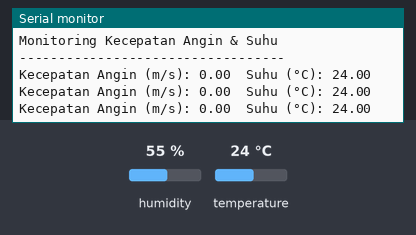
Bench run of a sketch on a simulated Arduino Uno, built with avr-gcc and run on an emulated ATmega328P. On the bench: the last lines printed to the serial monitor. Inputs (shaded band) come from the test bench; at power-on: temperature 24 °C, humidity 55 %.

Above: at 3.8 s.
3.9 s: temperature set to 12 °C
At 5.8 s:
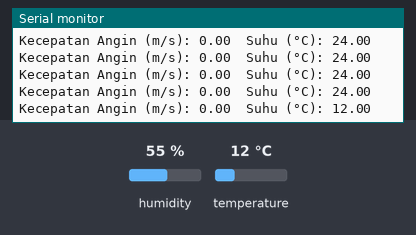
6.7 s: temperature set to 19 °C
At 7.8 s:
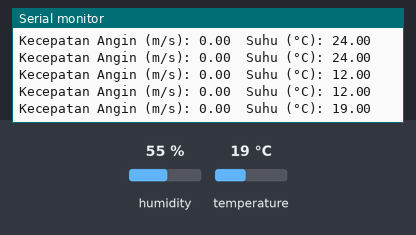
Timing chart, 0 to 9.7 s (numbered marks = the images above; inputs shaded):
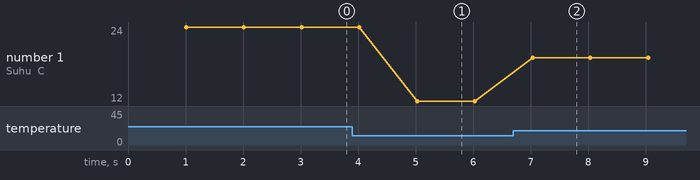

The sketch:

Monitoring_DHT22_Anemometer.ino
```cpp
#include <DHT.h>

// =============================
// Konstanta Anemometer
// =============================
#define READ_TIME 1000 // ms
#define WIND_SENSOR_PIN 4 // pin anemometer (D4)
#define WIND_SPEED_18_PULSE_SECOND 2.0 // kecepatan angin untuk 18 pulsa per detik (bisa dikalibrasi)
#define ONE_ROTATION_SENSOR 18.0 // jumlah pulsa per satu rotasi

// =============================
// Konstanta DHT22
// =============================
#define DHTPIN 14      // pin data sensor DHT22
#define DHTTYPE DHT22  // tipe sensor DHT22
DHT dht(DHTPIN, DHTTYPE);

// =============================
// Variabel global
// =============================
volatile unsigned long Rotations = 0; // counter untuk jumlah rotasi (dihitung via interrupt)
float WindSpeed; // hasil kecepatan angin (m/s)
float Temperature; // hasil pembacaan suhu (°C)
unsigned long gulStart_Read_Timer = 0;

// =============================
// Setup
// =============================
void setup() {
  Serial.begin(9600);
  pinMode(WIND_SENSOR_PIN, INPUT_PULLUP);
  attachInterrupt(digitalPinToInterrupt(WIND_SENSOR_PIN), isr_rotation, CHANGE); // interrupt untuk deteksi pulsa

  dht.begin(); // inisialisasi DHT22

  Serial.println("Monitoring Kecepatan Angin & Suhu");
  Serial.println("----------------------------------");

  sei(); // aktifkan interrupt
  gulStart_Read_Timer = millis();
}

// =============================
// Loop utama
// =============================
void loop() {
  if ((millis() - gulStart_Read_Timer) >= READ_TIME) {
    cli(); // nonaktifkan interrupt saat perhitungan

    // Hitung kecepatan angin
    WindSpeed = WIND_SPEED_18_PULSE_SECOND / ONE_ROTATION_SENSOR * (float)Rotations / 10.0;

    // Baca suhu dari DHT22
    Temperature = dht.readTemperature(); // hanya suhu, tanpa kelembapan

    // Cek apakah pembacaan suhu valid
    if (isnan(Temperature)) {
      Serial.println("Gagal membaca suhu dari DHT22!");
    } else {
      Serial.print("Kecepatan Angin (m/s): ");
      Serial.print(WindSpeed, 2);
      Serial.print("\tSuhu (°C): ");
      Serial.println(Temperature, 2);
    }

    sei(); // aktifkan kembali interrupt
    Rotations = 0; // reset counter rotasi
    gulStart_Read_Timer = millis();
  }
}

// =============================
// ISR (Interrupt Service Routine)
// =============================
void isr_rotation() {
  Rotations++;
}
```

Measured:
- after the input at 3.9 s, the serial monitor: prints a new line after 1.1 s (image 1)
- after the input at 6.7 s, the serial monitor: prints a new line after 0.33 s (image 2)
- plotted number 1: 24 → 12 after the input at 3.9 s, 12 → 19 after the input at 6.7 s
